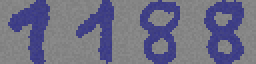
#> input picture dataset-images/1188.png, 128 x 32 px (shown 2 times larger); its folder holds only this picture in this run
$ jupyter execute --allow-errors 'Research IML Fabian Mijsters 432601.ipynb'   (shell and % lines are left out)   (older library calls are emulated)
#> lines starting #> are read from the running program, lines starting #| are printed output that depends on the picture
#> further down, postal_code_image is the input picture: shape (32, 128, 3); mean R, G, B 109.7, 109.7, 132.9
# Final assignment Introduction to machine learning

In dit notebook wordt er onderzoek gedaan naar de beste manier om afbeeldingen te classificeren in verschillende getallen. Er worden in dit notebook 4 verschillende datasets opgebouwd die elk een andere soort data bevatten. Er wordt gekeken naar pixel informatie, Vision informatie, Gaussian pyramid informatie en de informatie die te halen valt uit een laplacian pyramide.

Wanneer de verschillende datasets zijn opgebouwd uit de afbeeldingen wordt er onderzoek gedaan naar de verschillende classifiers en naar de verschillende hyperparameters die in deze classfiers verwerkt kunnen worden. De volgende classifiers worden onderzocht:

Random Forest Regressor
Multi layer perceptron
Support Vector Machine
Decision Tree Classifier
Naive Bayes Classifier
K-neighbors Classifier
Ridge Classifier

De MLP en de Ridge classifier worden ook theoretisch uitgelegd.

Hier op volgend worden analyses uitgevoerd op de verschillende datasets en verschillende classifiers. Aan de hand van deze analyses wordt de beste classifier en de beste dataset uitgekozen om gebruikt te worden in de final notebook.

Dit notebook is gemaakt door:

Fabian Mijsters
432601
432601@student.saxion.nl

### Inhoud

1. Feature Selection
2. Feature Analyses
3. Preparing the training data
4. Finding the best parameters for the different datasets and models
5. Training the different models on the datasets
6. Final votingclassifier model
7. Comparison between the datasets using confusion matrix and classification reports
8. Hyperparameter comparison laplacian model
9. Exporting final model with the highest score

[cell 1]
import numpy as np
import skimage
from skimage import io,morphology
import matplotlib
import matplotlib.pyplot as plt
import os
import math
import pandas as pd
from sklearn.preprocessing import MinMaxScaler
from sklearn.metrics import mean_absolute_error
from sklearn.metrics import mean_squared_error
from sklearn.ensemble import RandomForestRegressor
from sklearn.ensemble import BaggingClassifier
from sklearn.model_selection import train_test_split
from sklearn.metrics import accuracy_score
from skimage.transform import pyramid_gaussian
from skimage.transform.pyramids import pyramid_laplacian
from skimage.transform import pyramid_expand
from sklearn.metrics import confusion_matrix
from skimage.transform import hough_line, hough_line_peaks
from sklearn.pipeline import Pipeline

dataset_path = '../dataset-images'
import seaborn as sns

[cell 2]
def image_to_binary(image,threshold_corretion=0):
    image = skimage.color.rgb2gray(image)
    thresh = skimage.filters.threshold_otsu(image)
    binary = image > (thresh +threshold_corretion)
    binary = np.invert(binary)
    binary = morphology.dilation(binary,morphology.disk(1))
    return binary

[cell 3]
def split_digits_into_image_array(image):
    images = list()
    for i in range(4):
        images.append(image[0:31,(32 * i):(32*i + 31)])
#> after the loop, images = 4 items
    return images

[cell 4]
def show_image(image,number):
    plt.imshow(image)
    plt.text(1,4,number,fontsize=30)

[cell 5]
# [4 lines left out: function add_row_to_pixel_dataframe_at_index, not called in this run]

[cell 6]
# [5 lines left out: function add_row_to_vision_dataframe_at_index, not called in this run]

[cell 7]
#add rows below and ontop of image to account for the image ending at the top
def get_contours_in_image(binary_image):
    binary_image = np.insert(binary_image,0,np.full(31, False), axis=0)
    binary_image = np.insert(binary_image,32,np.full(31, False), axis=0)
    contours = skimage.measure.find_contours(binary_image, 0.8)
    return contours

[cell 8]
def gaussian_pyramid_from_image(image):
    pyramid = tuple(pyramid_gaussian(image,multichannel=False))
    return(pyramid)

[cell 9]
def laplacian_pyramid_from_image(image):
    pyramid = tuple(pyramid_laplacian(image,multichannel=False))
    return pyramid

[cell 10]
def image_from_gaussian_pyramid(image):
    pyramid = pyramid_expand(image)
    return(pyramid)

[cell 11]
# [8 lines left out: function create_square_list, not called in this run]

[cell 12]
# Haal alle lijnen uit de image met behulp van numpy door de rows of kollomen te tellen. haal ook de diagonale lijnen eruit met
# behulp van de diagonal functie
# [28 lines left out: function get_all_the_lines, not called in this run]

[cell 13]
# [6 lines left out: function transform_pyramid_into_1d_array, not called in this run]

[cell 14]
# [7 lines left out: function prepare_laplacian_pyramid, not called in this run]

[cell 15]
# [7 lines left out: function get_top_bottom, not called in this run]
#     return top_heavy,bottom_heavy

[cell 16]
# Helper function source: https://gist.github.com/shaypal5/94c53d765083101efc0240d776a23823

# [14 lines left out: function print_confusion_matrix, not called in this run]

# Filling the dataset (Feature Extraction)

Door gebruik te maken van verschillende image recognition technieken worden er 4 datasets gevult. Deze datasets worden daarna gebruikt om classifiers op te trainen en scoren.

[cell 17]
import matplotlib.pyplot as plt

from skimage import data, color, img_as_ubyte
from skimage.feature import canny
from skimage.transform import hough_ellipse
from skimage.draw import ellipse_perimeter
counter = 0
index = 0

# Columns klaar maken voor het pandas dataframe
columns_pixel_based = ["square_1","square_2","square_3","square_4","square_5","square_6","square_7","square_8","square_9",
                       "square_10","square_11","square_12","square_13","square_14","square_15","square_16",'number']
columns_vision_based = ['area','major_axis_length','minor_axis_length','filled_minus_original','center_x','center_y','top_bottom_heavy','contours','horizontal_lines','vertical_lines','diagonal_ltr','diagonal_rtl','number']

columns_gausian_pyramid_based = np.asarray(list(range(341))).astype(str)
columns_gausian_pyramid_based = np.append(columns_gausian_pyramid_based,"number")

columns_laplacian_pyramid_based = np.asarray(list(range(341))).astype(str)
columns_laplacian_pyramid_based = np.append(columns_laplacian_pyramid_based,"number")

# dataframe instantieren.
dataset_pixel_based = pd.DataFrame(columns = columns_pixel_based)
dataset_vision_based = pd.DataFrame(columns = columns_vision_based)
dataset_gausian_pyramid_based = pd.DataFrame(columns = columns_gausian_pyramid_based)
dataset_laplacian_pyramid_based = pd.DataFrame(columns = columns_laplacian_pyramid_based)


#> (the rest of this cell did not finish here and is left out)

# Feature Analysis

Door goed te kijken naar de verschillende features wordt het duidelijk waar de verschillende features goed in zijn. Dus wordt het duidelijk welke getallen de verschillende features goed kunnen herkennen. Deze analyse wordt uitgevoerd met behulp van ViolinPlots die gemaakt zijn met behulp van SeaBorn.

## Datasets

### Overview

| Datasets          | Features | Pixel Dataset | Vision Dataset        | Gaussian Pyramid Dataset | Laplacian Pyramid Dataset |
|-------------------|----------|---------------|-----------------------|--------------------------|---------------------------|
| Pixel             | 16       | Square 1      | area                  | Pixel values * 341       | Pixel values * 341        |
| Vision            | 12       | Square 2      | major_axis_length     |                          |                           |
| Gaussian Pyramid  | 341      | Square 3      | minor_axis_length     |                          |                           |
| Laplacian Pyramid | 341      | Square 4      | filled_minus_original |                          |                           |
|                   |          | Square 5      | center_x              |                          |                           |
|                   |          | Square 6      | center_y              |                          |                           |
|                   |          | Square 7      | top_bottom_heavy      |                          |                           |
|                   |          | Square 8      | contours              |                          |                           |
|                   |          | Square 9      | horizontal_lines      |                          |                           |
|                   |          | Square 10     | vertical_lines        |                          |                           |
|                   |          | Square 11     | diagonal_ltr          |                          |                           |
|                   |          | Square 12     | diagonal_rtl          |                          |                           |
|                   |          | Square 13     |                       |                          |                           |
|                   |          | Square 14     |                       |                          |                           |
|                   |          | Square 15     |                       |                          |                           |
|                   |          | Square 16     |                       |                          |                           |

### Dataset Pixel

De pixel dataset wordt gevuld met pixel informatie. De dataset bestaat uit 16 features die allemaal een vierkant uit de foto representeren. In elk vierkant worden alle pixels bij elkaar opgeteld en in een array geplaatst die als een vector in de dataset wordt geplaatst met het bij behorende nummer erachter. Voor dat de pixels opgeteld worden wordt eerst de noise uit de afbeelding gehaald en worden de pixels afgerond.

[cell 18]
fig2, ax2 = plt.subplots(nrows=4, ncols=4)
fig2.set_figheight(15)
fig2.set_figwidth(20)
for index,column in enumerate(dataset_pixel_based.columns.tolist()):
    if column == 'number':
        break
    holder_dataframe = dataset_pixel_based.melt(id_vars=['number'],value_vars=[column])
    holder_dataframe = holder_dataframe.drop(['variable'],axis=1)
    holder_dataframe.columns = ['number',column]
    sns.violinplot(x='number', y=column, data=holder_dataframe, ax=ax2[int(index/4)][index % 4])

[cell 19]
dataset_pixel_based.describe()

### Dataset Vision

De vision dataset wordt gevuld met informatie die met behulp van skimage of sklearn uit de afbeelding gehaald kan worden. Daarnaast wordt ook gebruik gemaakt van het aantal lijnen dat door de afbeelding lopen.

#### Area
Area representeerd de oppervlakte van het cijfer in de afbeelding

#### Major axis length
De major axis length is de lengte van de langste as

Uit de analyse van de onderstaande violinplot blijkt dat de major axis length feature het nummer 2 & 4 als uniek getal heeft en dus helpt met de classificatie van nummer 2 & 4

#### Minor axis length
De minor axis length is de lengte van de kortste as

Uit de analyse van de onderstaande violinplot blijkt dat de minor axis length feature het nummer 0 als uniek getal heeft en dus helpt met de classificatie van nummer 0

#### Filled minus original
De filled minus original feature is de oppervlakte van de lege delen van een cijfer in een afbeelding

#### center_x
De center x is de locatie van het midden van de image aan de hand van waar de afbeelding ingekleurd is door het cijfer. Het zwaartepunt van een afbeelding

Uit de analyse van de onderstaande violinplot blijkt dat de center x feature het nummer 6 & 7 als uniek getal heeft en dus helpt met de classificatie van nummer 6 & 7

#### center_y
De center y is de locatie van het midden van de image aan de hand van waar de afbeelding ingekleurd is door het cijfer. Het zwaartepunt van een afbeelding

#### Top bottom heavy
Top bottom heavy geeft aan met behulp van een 1 dat het bovenste gedeelte van een afbeelding meer pixels bevat dan het onderste gedeelte. Deze feature heeft de waarde 0 als het omgekeerde waar is.

Uit de analyse van de onderstaande violinplot blijkt dat de Top bottom heavy feature het nummer 9 als uniek getal heeft en dus helpt met de classificatie van nummer 9

#### Contours
Het Contour feature geeft het aantal omtrekken in een afbeelding weer bij een 8 zijn dit er 3 aangezien er 2 binnenste contouren zijn en 1 voor de buitenste omtrek

Uit de analyse van de onderstaande violinplot blijkt dat de Contours feature het nummer 8 goed kan herkennen aangezien dit het enige nummer met hoge uitschieters is in de grafiek

#### Horizontal lines
Het horizontal lines feature geeft het aantal niet onderbroken horizontale lijnen aan in een afbeelding.

#### Vertical lines
Het vertical lines feature geeft het aantal niet onderbroken verticale lijnen aan in een afbeelding.

Uit de analyse van de onderstaande violinplot blijkt dat de vertical lines feature het nummer 3 & 5 goed detecteert

#### Diagonal Left to Right
Het diagonal left to right feature geeft het aantal niet onderbroken diagonale lijnen van links naar rechts aan in een afbeelding.

Uit de analyse van de onderstaande violinplot blijkt dat de Diagonal left to right feature het nummer 1 als uniek getal heeft en dus helpt met de classificatie van nummer 1

#### Diagonal Right to Left
Het diagonal right to left feature geeft het aantal niet onderbroken diagonale lijnen van rechts naar links aan in een afbeelding.

[cell 20]
fig, ax = plt.subplots(nrows=3, ncols=4)
fig.set_figheight(15)
fig.set_figwidth(20)
for index,column in enumerate(dataset_vision_based.columns.tolist()):
    if column == 'number':
        break
    holder_dataframe = dataset_vision_based.melt(id_vars=['number'],value_vars=[column])
    holder_dataframe = holder_dataframe.drop(['variable'],axis=1)
    holder_dataframe.columns = ['number',column]
    sns.violinplot(x='number', y=column, data=holder_dataframe, ax=ax[int(index/4)][index % 4])

[cell 21]
dataset_vision_based.describe()

### Dataset Gaussian Pyramid

Een gaussian pyramide is een veel gebruikte techniek in computer vision. Alle even rijen en kolommen worden weggehaald en dan wordt er een gaussian blur toegepast. Dit blijft doorgaan tot er geen even rijen en kolommen meer zijn. Hier onder een voorbeeld van https://scikit-image.org/docs/dev/auto_examples/transform/plot_pyramid.html.

De pixels van de onderste 5 lagen worden toegevoegd aan een array 1d array en als vectors in de dataset geplaatst met het nummer achteraan bijgevoegd

[cell 22]
image= data.astronaut()
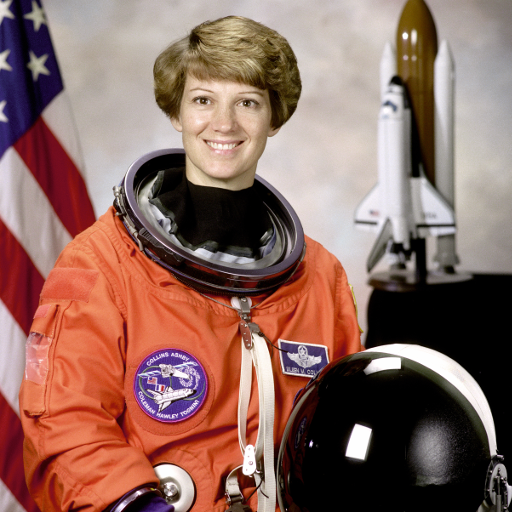
#> input picture skimage.data.astronaut(), 512 x 512 px
#> image is the input picture: shape (512, 512, 3); mean R, G, B 141.6, 105.8, 96.5
rows, cols, dim = image.shape
#> rows = 512; cols = 512; dim = 3
pyramid = tuple(pyramid_gaussian(image, downscale=2, multichannel=True))
#> pyramid = 10 items

composite_image = np.zeros((rows, cols + cols // 2, 3), dtype=np.double)
composite_image[:rows, :cols , :] = pyramid[0]
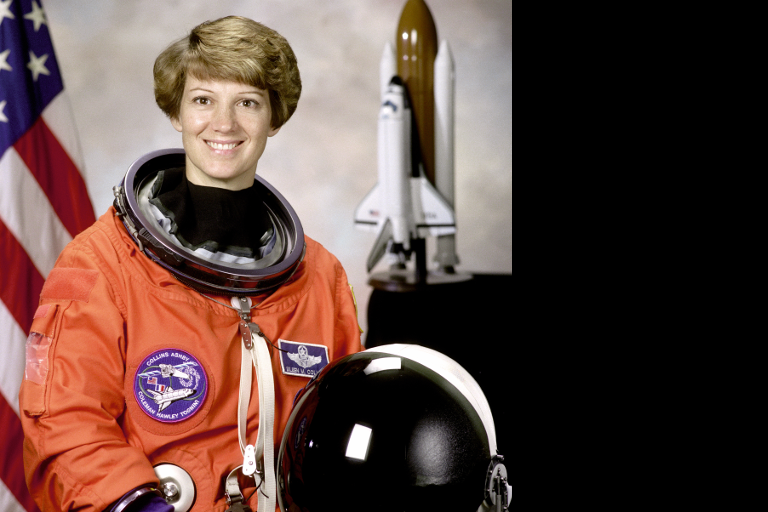
#> composite_image: shape (512, 768, 3) float64; mean of channels 0, 1, 2 0.37, 0.276, 0.252; drawn as R, G, B
i_row = 0
for p in pyramid[1:]:
    n_rows, n_cols = p.shape[:2]
    composite_image[i_row:i_row + n_rows, cols:cols + n_cols] = p
    i_row += n_rows
#> this loop made 9 passes
#> (n_rows, n_cols, i_row) on passes 1 to 8: (256, 256, 256), (128, 128, 384), (64, 64, 448), (32, 32, 480), (16, 16, 496), (8, 8, 504), (4, 4, 508), (2, 2, 510)
#> (p, n_rows, n_cols, i_row) on pass 9: ([[0.555, 0.415, 0.378]], 1, 1, 511)
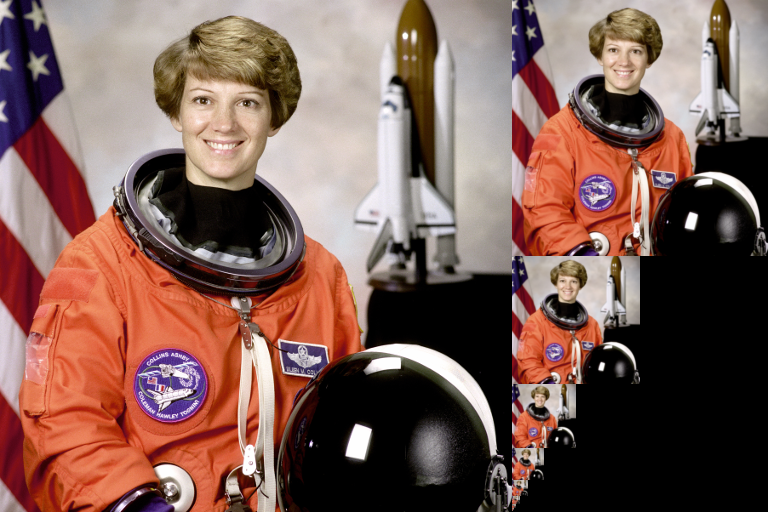
#> composite_image: shape (512, 768, 3) float64; mean of channels 0, 1, 2 0.493, 0.369, 0.336; drawn as R, G, B
#> after the loop, i_row = 511

fig, ax = plt.subplots()
ax.imshow(composite_image)
plt.show()

$ run again, on dataset-images/1392.png
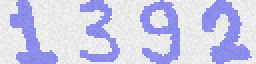
#> input picture dataset-images/1392.png, 128 x 32 px (shown 2 times larger)
#> postal_code_image is the input picture: shape (32, 128, 3); mean R, G, B 203.8, 203.8, 234.7
#> after the loop in split_digits_into_image_array, `for i in range(4):`: images = 4 items
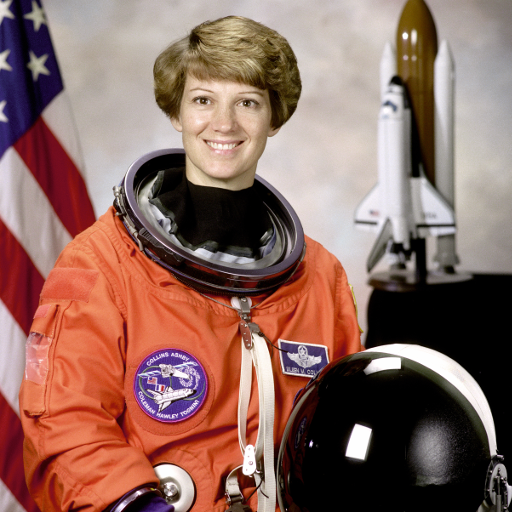
#> input picture skimage.data.astronaut(), 512 x 512 px
#> image is the input picture: shape (512, 512, 3); mean R, G, B 141.6, 105.8, 96.5
#> pyramid = 10 items
#> the loop `for p in pyramid[1:]:` made 9 passes
#> (n_rows, n_cols, i_row) on passes 1 to 8: (256, 256, 256), (128, 128, 384), (64, 64, 448), (32, 32, 480), (16, 16, 496), (8, 8, 504), (4, 4, 508), (2, 2, 510)
#> after the loop `for p in pyramid[1:]:`: i_row = 511
